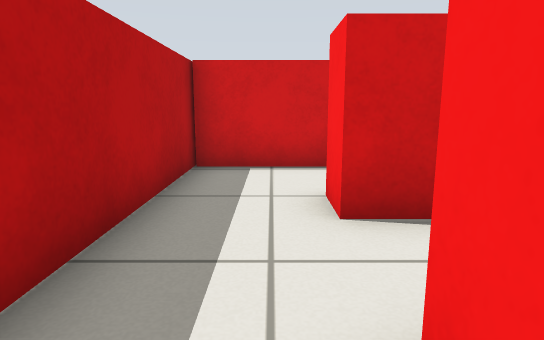
view 1 (above)

16 first-person views from a walk through a robot-simulator world made for Gazebo. The camera is 0.57 m above the floor, tilts 10° down and sees 75° across. The floor is counted in squares, 0.5 m on a side. Each view is taken from the middle of a square. On the plan, view 1 faces up. The plan holds only what a view shows up to about 14 squares ahead; the rest is blank.

view 2
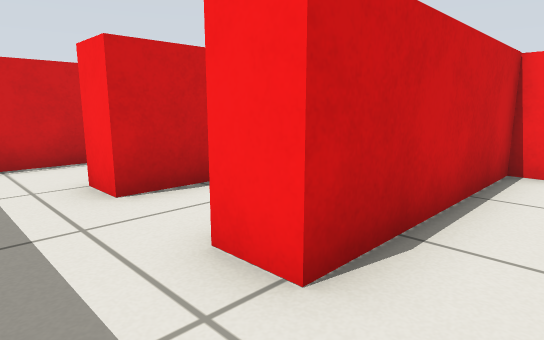

view 3
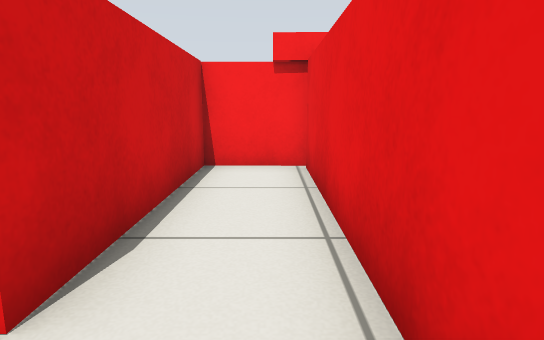

view 4
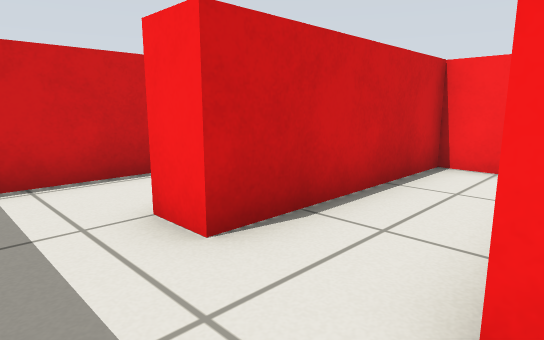

view 5
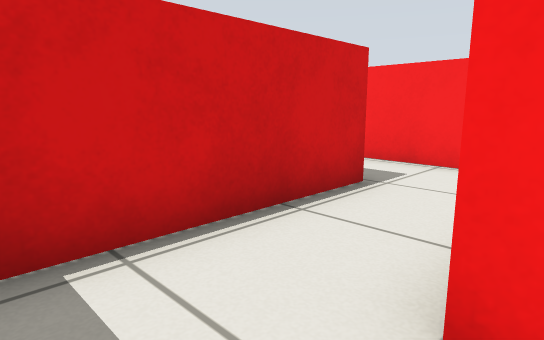

view 6
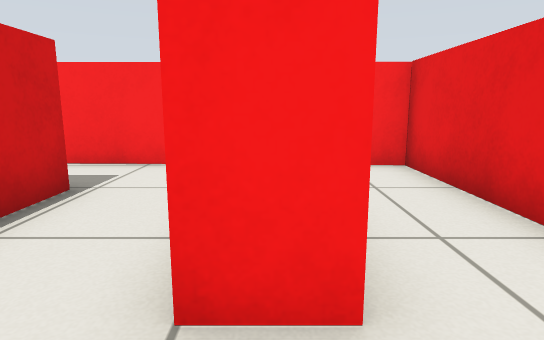

view 7
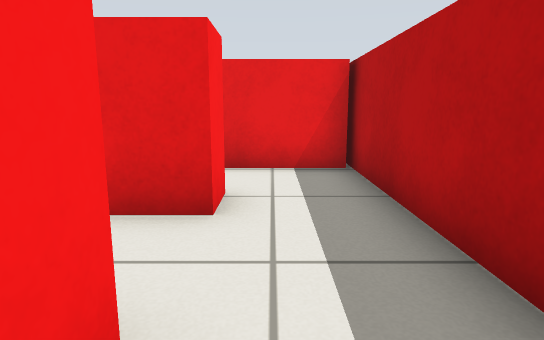

view 8
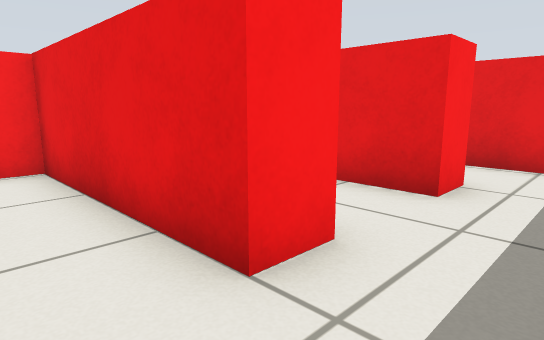

view 9
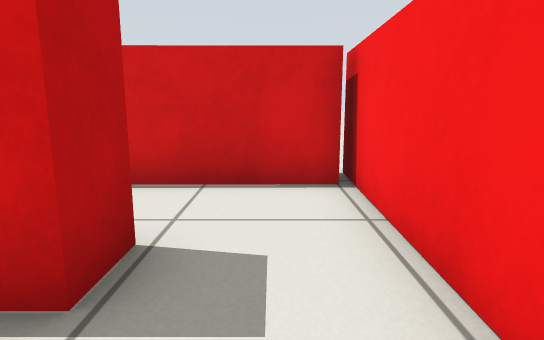

view 10
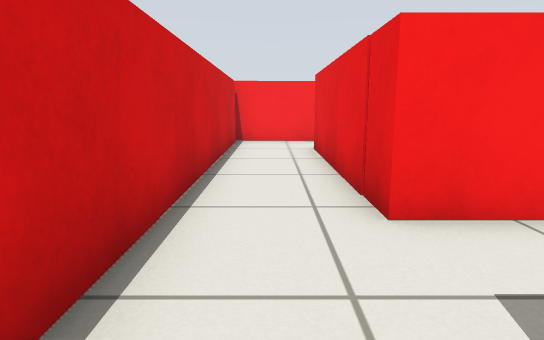

view 11
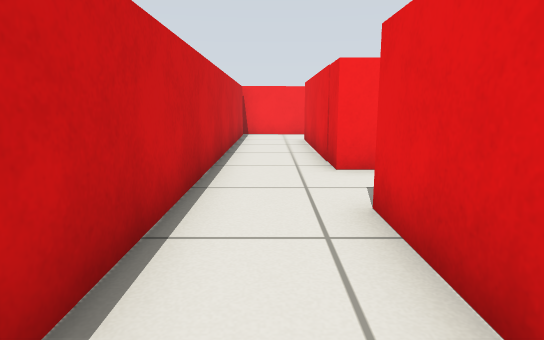

view 12
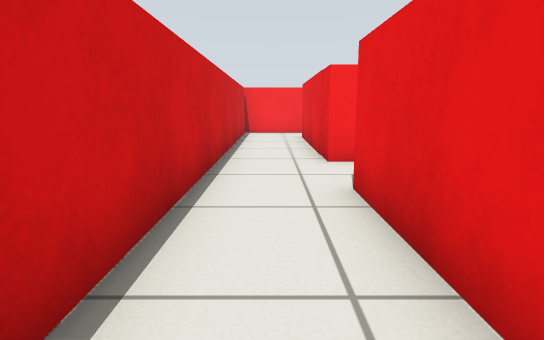

view 13
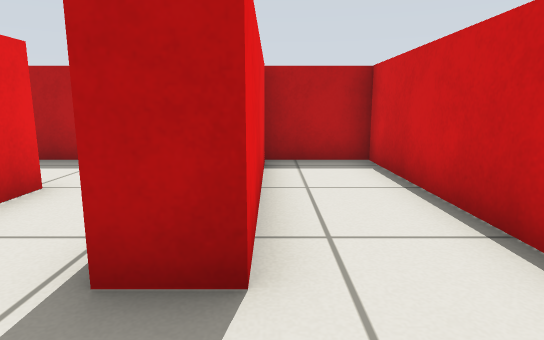

view 14
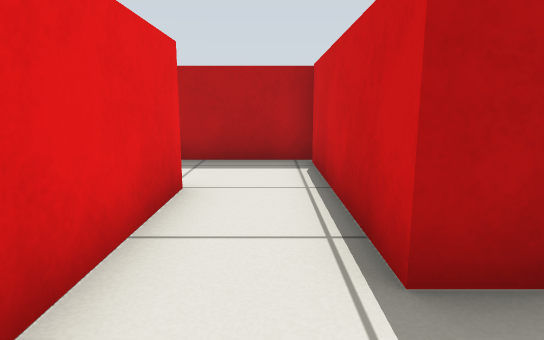

view 15
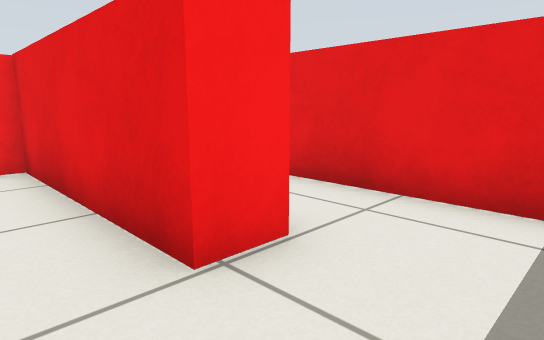

view 16
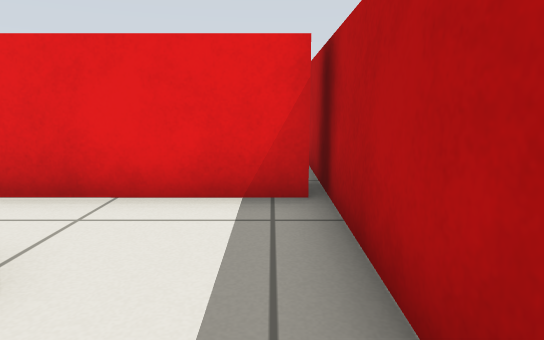

### Floor plan
Ten units are one square. View 1 is at (0, 0); x grows to the right and y downward. Boxes are objects, and circles mark ways between rooms. Rooms are numbered by the first view taken in them; rooms with no view inside come last. Other rooms are left out.
<svg viewBox="-112 -117 179 146">
<path fill="none" stroke="#000" d="M-15 -16 -15 24M-15 17 60 17 60 -3 7 -3 7 -13M7 -13 60 -13 61 -35 7 -35 7 -45M-15 -46 -15 -16M39 -78 39 -68 -15 -68M7 -45 61 -45 62 -85M-15 -71 -15 -46M-25 -78 39 -78M-103 -78 -51 -78M61 -102 -107 -101 -107 -76M62 -85 62 -112M-79 -36 -79 -47 -25 -47 -25 -78M-51 -78 -51 -68 -105 -68M-107 -76 -107 -9M-105 -16 -75 -16"/>
<circle cx="-5" cy="-10" r="3" fill="#2a7"/>
<circle cx="-5" cy="-40" r="3" fill="#2a7"/>
<circle cx="45" cy="-75" r="3" fill="#2a7"/>
<circle cx="-35" cy="-75" r="3" fill="#2a7"/>
<text x="20" y="0">1</text>
<text x="20" y="-30">2</text>
<text x="30" y="-60">3</text>
<text x="-30" y="-90">4</text>
<text x="-70" y="-50">5</text>
</svg>
Room 1 opens to room 2. Room 2 opens to room 3. Room 3 opens to room 4. Room 4 opens to room 5.

Where each view was taken, in squares from view 1:
view 1: 0 up, 0 right, facing up
view 2: 1 down, 1 left, facing up-right
view 3: 1 down, 1 left, facing right
view 4: 1 up, 1 left, facing up-right
view 5: 4 up, 1 left, facing up-right
view 6: 4 up, 1 left, facing right
view 7: 5 up, 0 right, facing down
view 8: 6 up, 1 left, facing down-right
view 9: 5 up, 5 right, facing up
view 10: 9 up, 6 left, facing right
view 11: 9 up, 9 left, facing right
view 12: 9 up, 10 left, facing right
view 13: 8 up, 3 left, facing left
view 14: 6 up, 3 left, facing left
view 15: 6 up, 10 left, facing down-right
view 16: 6 up, 10 left, facing down
